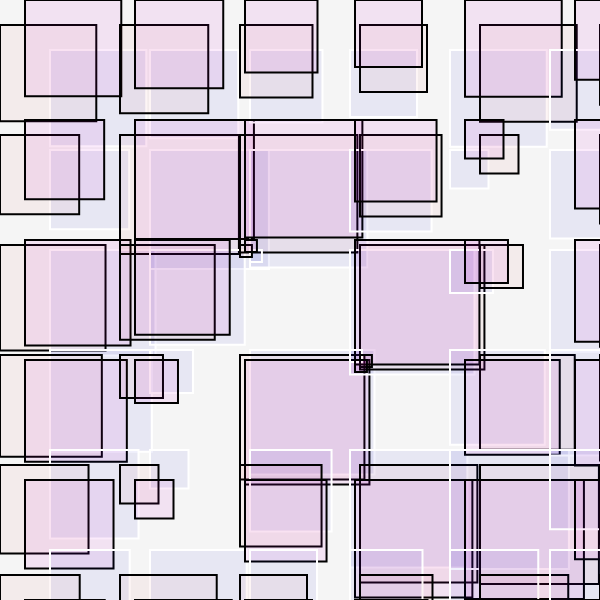
Frame 1 (no input)
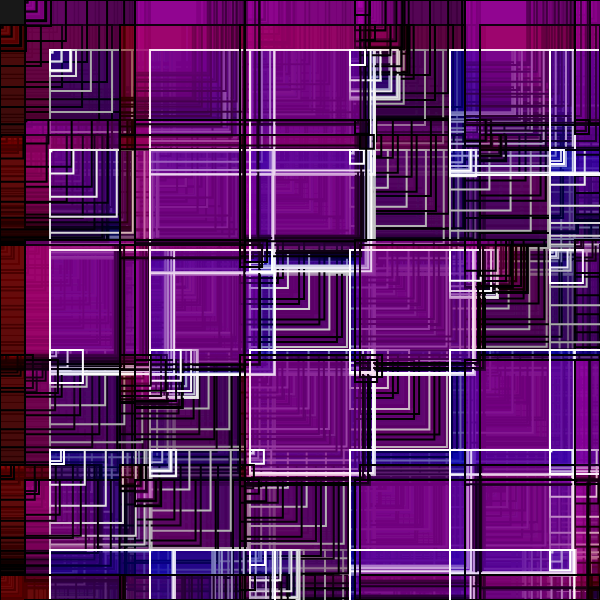
Frame 60 (no input)
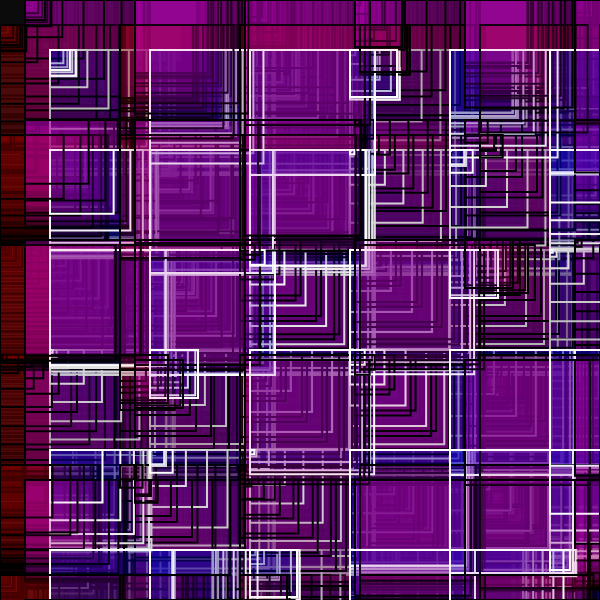
Frame 120 (the mouse pressed at the canvas centre since frame 60)

The p5.js sketch that drew these frames (run headless with seeded random() and noise() and a simulated clock; from frame 60 on, the mouse is pressed at the canvas centre):

// p5.js sketch
// ── sketch.js
function setup() {

  w = 600;
    var canvas;
    if(windowWidth>=600 && windowHeight >=600){
      canvas = createCanvas(600, 600);
    }
    else{
      canvas = createCanvas(windowWidth, windowHeight - 100);
    }

    var x = (windowWidth - width) / 2;
    var y = (windowHeight - height) / 2;

  canvas.position(x, y);
  frameRate(30)

}
function draw() {
  blendMode(BLEND);
  background(0, 10);
  // blendMode(ADD);
  
  let s = 100;
  for (let x = s/2; x < width; x += s) {
    for (let y = s/2; y < height; y += s) {
      stroke(0);
      strokeWeight(2)
      let d = dist(x, y, width/2, height/2)/16;
      let theta = atan2(y-height/2, x-width/2);
      let v = (sin(sin(d - frameCount/5)+theta*3+PI/2)+1)/2;
      fill(0, 0, 200, 15);
                  stroke(255);
      strokeWeight(2)
      rect(x, y, s*2.5*(v-0.5), s*2.5*(v-0.5));
      fill(200,0,0, 10);
      stroke(0);
      strokeWeight(2)
      rect((x-width/2)*1.2+width/2, (y-height/2)*1.1+height/2, s*2.5*(v-0.5),  s*2.5*(v-0.5));
      fill(200,0,200, 20);
      rect((x-width/2)*1.1+width/2, (y-height/2)*1.2+height/2, s*2.5*(v-0.5), s*2.5*(v-0.5));
    }
  }
}
